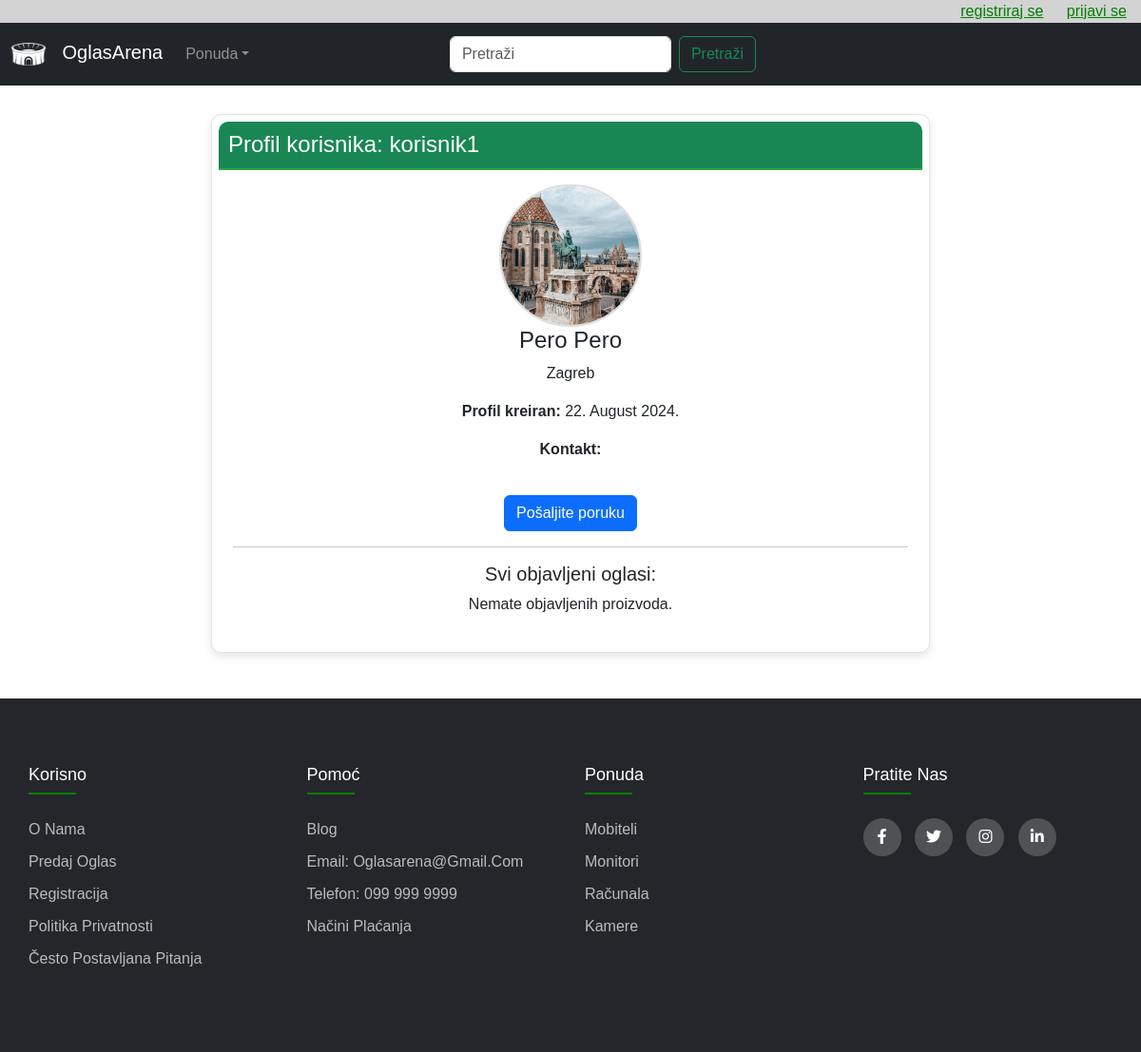
Screenshot of /user/8/ with the database file from the repository.
### myapp/models.py (models this page shows, shortened)
class Profile(models.Model):
    user = models.OneToOneField(User, null=True, on_delete=models.CASCADE)
    city = models.CharField(max_length=50)
    address = models.CharField(max_length=100)
    name = models.CharField(max_length=50, null=True)
    surname = models.CharField(max_length=50, null=True)
    profile_picture = models.ImageField(upload_to='profile_pictures/', blank=True, null=True)
    created_at = models.DateTimeField(auto_now_add=True)

### myapp/views.py (the view)
# urls.py: path('user/<int:user_id>/', views.seller_profile, name='seller_profile'),
def seller_profile(request, user_id):
    user = get_object_or_404(User, id=user_id)
    profile = user.profile
    products = user.product_set.filter(status="Dostupno")
    context = {
        'profile': profile,
        'products': products,
        'user_id': user_id
    }
    return render(request, 'accounts/seller_profile.html', context)

### myapp/context_processors.py (called while the page is built)
def notifications_context(request):
    if request.user.is_authenticated:
        notifications = Notification.objects.filter(receiver=request.user)
        unread_notifications_count = notifications.filter(is_read=False).count()
    else:
        notifications = []
        unread_notifications_count = 0
    return {
        'notifications': notifications,
        'unread_notifications_count': unread_notifications_count,
    }

### myapp/templates/accounts/seller_profile.html (shortened to what this page needs)
{% extends "advertisement/base.html" %}
{% load static %}
{% block content %}
<br><br><br><br><br>
<div class="container">
    <div class="row justify-content-center">
        <div class="col-md-8">
            <div class="user-profile-card">
                <div class="user-profile-card-header bg-success text-white">
                    <h4 class="mb-0">Profil korisnika: {{ profile.user.username }}</h4>
                </div>
                <div class="user-profile-card-body text-center">
                    <div class="profile-picture-wrapper">
                        {% if profile.profile_picture %}
                            <img src="{{ profile.profile_picture.url }}" alt="Profilna slika" class="profile-picture">
                        {% else %}
                            <img src="{% static 'myapp/images/male-profile-picture.jpg' %}" alt="Profilna slika" class="profile-picture">
                        {% endif %}
                    </div>
                    <h4>{{ profile.name }} {{ profile.surname }}</h4>
                    <p>{{ profile.city }}</p>
                    <p><b>Profil kreiran:</b> {{ profile.created_at|date:"d. F Y." }}</p>
                    <p><b>Kontakt:</b> <a href="mailto:{{ profile.gmail }}">{{ profile.gmail }}</a></p>
                    {% if user.is_authenticated %}
                        <button type="button" class="btn btn-primary" data-bs-toggle="modal" data-bs-target="#messageModal">Pošaljite poruku</button>
                    {% else %}
                        <button type="button" class="btn btn-primary" data-bs-toggle="modal" data-bs-target="#loginModal">Pošaljite poruku</button>
                    {% endif %}
                    <hr>
                    <h5>Svi objavljeni oglasi:</h5>
                    {% if products %}
                        <div class="row">
                            {% for product in products %}
                                <div class="col-md-4 mb-4">
                                    <div class="product-card">
                                        {% if product.image %}
                                            <img src="{{ product.image.url }}" class="product-card-img-top" alt="{{ product.title }}">
                                        {% else %}
                                            <img src="{% static 'myapp/images/default-product.jpg' %}" class="product-card-img-top" alt="Default Product Image">
                                        {% endif %}
                                        <div class="product-card-body">
                                            <h5 class="product-card-title">{{ product.title }}</h5>
                                            <p class="product-card-text">{{ product.description|slice:":10" }}{% if product.description|length > 100 %}...{% endif %}</p>
                                            <p class="product-card-text"><strong>Cijena:</strong> {{ product.price }} €</p>
                                            <a href="{% url 'product_detail' product.id %}" class="btn btn-primary product-card-btn">Pogledaj detalje</a>
                                        </div>
                                    </div>
                                </div>
                            {% endfor %}
                        </div>
                    {% else %}
                        <p>Nemate objavljenih proizvoda.</p>
                    {% endif %}
                </div>
            </div>
        </div>
    </div>
</div>
<br><br>
{% endblock %}

### myapp/static/css/style.css (style rules this page uses)
.row { display: flex; flex-wrap: wrap; }

### myapp/static/css/style2.css (style rules this page uses)
body { line-height: 1.5; font-family: 'Poppins', sans-serif; }
* { margin: 0; padding: 0; box-sizing: border-box; }
.container { max-width: 1170px; margin: auto; }
.row { display: flex; flex-wrap: wrap; }
.profile-picture { transition: filter 0.3s ease; }
button { margin-top: 20px; padding: 10px 20px; background-color: #28a745; color: white; border: none; border-radius: 8px; cursor: pointer; font-size: 16px; transition: background-color 0.3s ease; }
.user-profile-card { display: flex; flex-direction: column; height: 100%; width: 100%; padding: 7px; border-radius: 20px; overflow: hidden; background-color: #ffffff; box-shadow: 0 10px 20px rgba(0, 0, 0, 0.2), 0 6px 6px rgba(0, 0, 0, 0.15); border: 1px solid rgba(0, 0, 0, 0.1); transition: transform 0.3s ease, box-shadow 0.3s ease; }
.user-profile-card-header { padding: 10px; border-bottom: 2px solid #28a745; border-radius: 10px 10px 0 0; }
.user-profile-card-body { flex-grow: 1; }
.profile-picture { width: 150px; height: 150px; border-radius: 50%; object-fit: cover; border: 2px solid #ddd; }
.user-profile-card { border-radius: 10px; box-shadow: 0 4px 8px rgba(0, 0, 0, 0.1); }
.user-profile-card-body { padding: 15px; }

### rows the page displays
Profile: user.username "korisnik1", profile_picture (picture), name "Pero", surname "Pero", city "Zagreb", created_at "22. August 2024."
